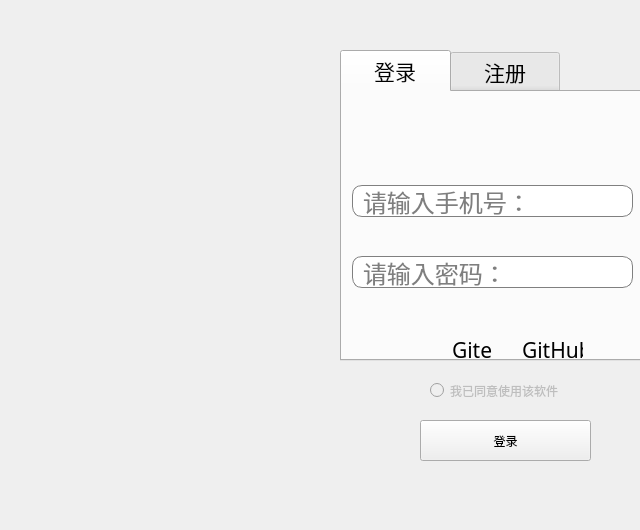
<?xml version="1.0" encoding="UTF-8"?>
<ui version="4.0">
 <class>Form</class>
 <widget class="QWidget" name="Form">
  <property name="enabled">
   <bool>true</bool>
  </property>
  <property name="geometry">
   <rect>
    <x>0</x>
    <y>0</y>
    <width>640</width>
    <height>530</height>
   </rect>
  </property>
  <property name="minimumSize">
   <size>
    <width>640</width>
    <height>530</height>
   </size>
  </property>
  <property name="maximumSize">
   <size>
    <width>640</width>
    <height>530</height>
   </size>
  </property>
  <property name="contextMenuPolicy">
   <enum>Qt::NoContextMenu</enum>
  </property>
  <property name="windowTitle">
   <string>登录</string>
  </property>
  <widget class="QTabWidget" name="tabWidget">
   <property name="geometry">
    <rect>
     <x>340</x>
     <y>50</y>
     <width>351</width>
     <height>311</height>
    </rect>
   </property>
   <property name="font">
    <font>
     <family>.Apple Symbols Fallback</family>
     <pointsize>16</pointsize>
    </font>
   </property>
   <property name="currentIndex">
    <number>0</number>
   </property>
   <property name="iconSize">
    <size>
     <width>20</width>
     <height>20</height>
    </size>
   </property>
   <widget class="QWidget" name="tab">
    <attribute name="title">
     <string>    登录    </string>
    </attribute>
    <widget class="QWidget" name="verticalWidget_2" native="true">
     <property name="geometry">
      <rect>
       <x>10</x>
       <y>60</y>
       <width>281</width>
       <height>171</height>
      </rect>
     </property>
     <layout class="QVBoxLayout" name="verticalLayout_2">
      <item>
       <widget class="QLineEdit" name="login_username">
        <property name="font">
         <font>
          <family>.AppleSystemUIFont</family>
          <pointsize>18</pointsize>
          <bold>false</bold>
         </font>
        </property>
        <property name="tabletTracking">
         <bool>true</bool>
        </property>
        <property name="toolTip">
         <string>&lt;html&gt;&lt;head/&gt;&lt;body&gt;&lt;p&gt;请输入账户名&lt;/p&gt;&lt;/body&gt;&lt;/html&gt;</string>
        </property>
        <property name="toolTipDuration">
         <number>7</number>
        </property>
        <property name="whatsThis">
         <string>&lt;html&gt;&lt;head/&gt;&lt;body&gt;&lt;p&gt;请输入账户名&lt;/p&gt;&lt;/body&gt;&lt;/html&gt;</string>
        </property>
        <property name="styleSheet">
         <string notr="true">border: 1px solid grey;/*设置边框的粗细，以及颜色*/
border-radius: 10px;/*设置圆角的大小*/
padding: 0 8px;/*如果没有内容光标在开始往后移动0.8像素点*/
selection-background-color: darkgray;
   </string>
        </property>
        <property name="placeholderText">
         <string comment="请输入账户名" extracomment="请输入哦">请输入手机号：</string>
        </property>
        <property name="clearButtonEnabled">
         <bool>true</bool>
        </property>
       </widget>
      </item>
      <item>
       <widget class="QLineEdit" name="login_password">
        <property name="font">
         <font>
          <family>.AppleSystemUIFont</family>
          <pointsize>18</pointsize>
          <bold>false</bold>
         </font>
        </property>
        <property name="styleSheet">
         <string notr="true">border: 1px solid grey;/*设置边框的粗细，以及颜色*/
border-radius: 10px;/*设置圆角的大小*/
padding: 0 8px;/*如果没有内容光标在开始往后移动0.8像素点*/
selection-background-color: darkgray;
   </string>
        </property>
        <property name="inputMask">
         <string comment="请输入用户名" extracomment="用户名"/>
        </property>
        <property name="text">
         <string comment="亲亲" extracomment="抱抱"/>
        </property>
        <property name="echoMode">
         <enum>QLineEdit::Password</enum>
        </property>
        <property name="placeholderText">
         <string comment="placeholder">请输入密码：</string>
        </property>
        <property name="clearButtonEnabled">
         <bool>true</bool>
        </property>
       </widget>
      </item>
     </layout>
    </widget>
    <widget class="QLabel" name="label_Gitee">
     <property name="geometry">
      <rect>
       <x>110</x>
       <y>250</y>
       <width>41</width>
       <height>16</height>
      </rect>
     </property>
     <property name="text">
      <string>Gitee</string>
     </property>
    </widget>
    <widget class="QLabel" name="label_GitHub">
     <property name="geometry">
      <rect>
       <x>180</x>
       <y>250</y>
       <width>61</width>
       <height>16</height>
      </rect>
     </property>
     <property name="text">
      <string>GitHub</string>
     </property>
    </widget>
   </widget>
   <widget class="QWidget" name="tab_2">
    <attribute name="title">
     <string>    注册    </string>
    </attribute>
    <widget class="QWidget" name="verticalWidget_3" native="true">
     <property name="geometry">
      <rect>
       <x>10</x>
       <y>40</y>
       <width>281</width>
       <height>211</height>
      </rect>
     </property>
     <layout class="QVBoxLayout" name="verticalLayout_3">
      <item>
       <widget class="QLineEdit" name="register_username">
        <property name="font">
         <font>
          <family>.Apple Symbols Fallback</family>
          <pointsize>18</pointsize>
          <bold>false</bold>
         </font>
        </property>
        <property name="tabletTracking">
         <bool>true</bool>
        </property>
        <property name="toolTip">
         <string>&lt;html&gt;&lt;head/&gt;&lt;body&gt;&lt;p&gt;请输入账户名&lt;/p&gt;&lt;/body&gt;&lt;/html&gt;</string>
        </property>
        <property name="toolTipDuration">
         <number>7</number>
        </property>
        <property name="whatsThis">
         <string>&lt;html&gt;&lt;head/&gt;&lt;body&gt;&lt;p&gt;请输入账户名&lt;/p&gt;&lt;/body&gt;&lt;/html&gt;</string>
        </property>
        <property name="styleSheet">
         <string notr="true">border: 1px solid grey;/*设置边框的粗细，以及颜色*/
border-radius: 10px;/*设置圆角的大小*/
padding: 0 8px;/*如果没有内容光标在开始往后移动0.8像素点*/
selection-background-color: darkgray;
   </string>
        </property>
        <property name="placeholderText">
         <string comment="请输入账户名" extracomment="请输入哦">请输入手机号：</string>
        </property>
        <property name="clearButtonEnabled">
         <bool>true</bool>
        </property>
       </widget>
      </item>
      <item>
       <widget class="QLineEdit" name="register_password">
        <property name="font">
         <font>
          <family>.Apple Symbols Fallback</family>
          <pointsize>18</pointsize>
          <bold>false</bold>
         </font>
        </property>
        <property name="styleSheet">
         <string notr="true">border: 1px solid grey;/*设置边框的粗细，以及颜色*/
border-radius: 10px;/*设置圆角的大小*/
padding: 0 8px;/*如果没有内容光标在开始往后移动0.8像素点*/
selection-background-color: darkgray;
   </string>
        </property>
        <property name="inputMask">
         <string comment="请输入用户名" extracomment="用户名"/>
        </property>
        <property name="text">
         <string comment="亲亲" extracomment="抱抱"/>
        </property>
        <property name="echoMode">
         <enum>QLineEdit::Password</enum>
        </property>
        <property name="placeholderText">
         <string comment="placeholder">请输入密码：</string>
        </property>
        <property name="clearButtonEnabled">
         <bool>true</bool>
        </property>
       </widget>
      </item>
      <item>
       <widget class="QLineEdit" name="register_password_2">
        <property name="font">
         <font>
          <family>.Apple Symbols Fallback</family>
          <pointsize>18</pointsize>
          <bold>false</bold>
         </font>
        </property>
        <property name="styleSheet">
         <string notr="true">border: 1px solid grey;/*设置边框的粗细，以及颜色*/
border-radius: 10px;/*设置圆角的大小*/
padding: 0 8px;/*如果没有内容光标在开始往后移动0.8像素点*/
selection-background-color: darkgray;
   </string>
        </property>
        <property name="inputMask">
         <string comment="请输入用户名" extracomment="用户名"/>
        </property>
        <property name="text">
         <string comment="亲亲" extracomment="抱抱"/>
        </property>
        <property name="echoMode">
         <enum>QLineEdit::Password</enum>
        </property>
        <property name="placeholderText">
         <string comment="placeholder">请确认密码：</string>
        </property>
        <property name="clearButtonEnabled">
         <bool>true</bool>
        </property>
       </widget>
      </item>
     </layout>
    </widget>
   </widget>
  </widget>
  <widget class="QLabel" name="label">
   <property name="geometry">
    <rect>
     <x>0</x>
     <y>0</y>
     <width>341</width>
     <height>551</height>
    </rect>
   </property>
   <property name="styleSheet">
    <string notr="true">border-image: url(:/Pictures/背景.png);</string>
   </property>
   <property name="text">
    <string/>
   </property>
  </widget>
  <widget class="QRadioButton" name="radioButton">
   <property name="enabled">
    <bool>false</bool>
   </property>
   <property name="geometry">
    <rect>
     <x>430</x>
     <y>380</y>
     <width>171</width>
     <height>21</height>
    </rect>
   </property>
   <property name="text">
    <string>我已同意使用该软件</string>
   </property>
  </widget>
  <widget class="QPushButton" name="pushButtonSubmit">
   <property name="geometry">
    <rect>
     <x>420</x>
     <y>420</y>
     <width>171</width>
     <height>41</height>
    </rect>
   </property>
   <property name="text">
    <string>登录</string>
   </property>
  </widget>
 </widget>
 <resources/>
 <connections/>
</ui>
